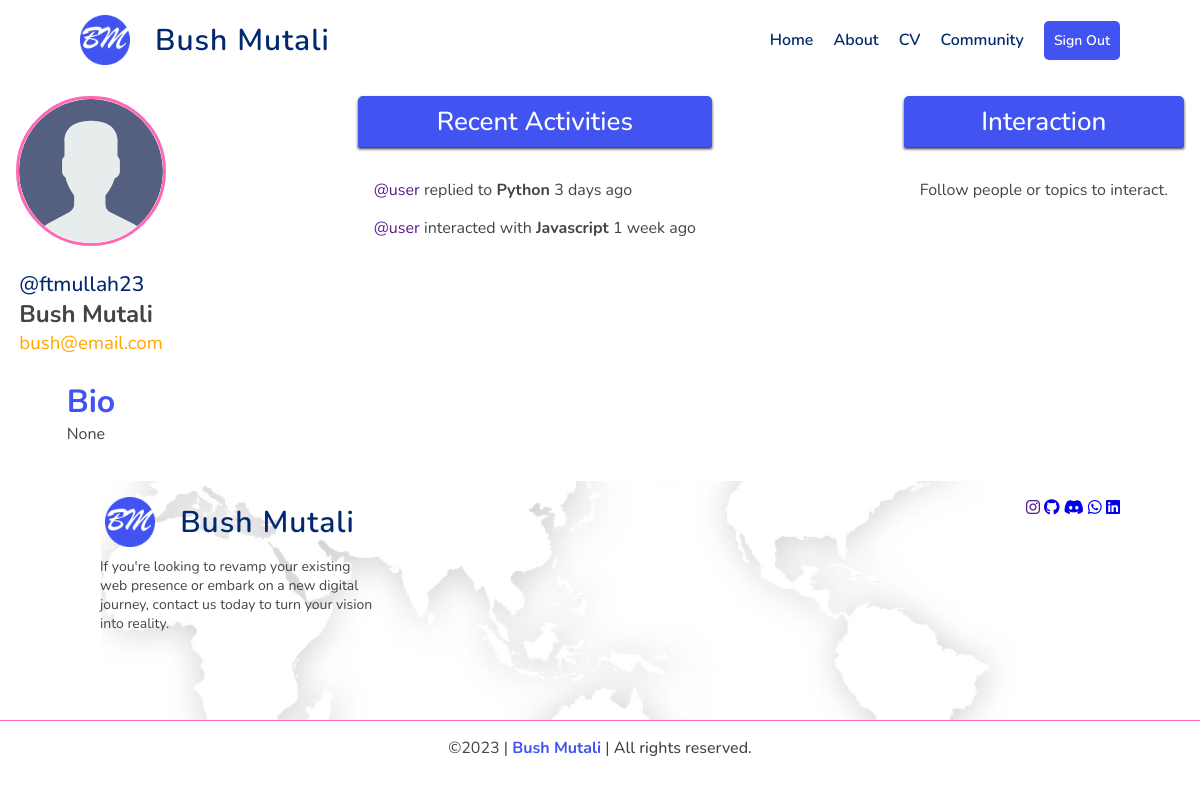
The app's page /profile/ (signed in) with its own data.
### userauth/models.py (models this page shows)
class User(AbstractUser):
    name = models.CharField(max_length=200, null=True, blank=True)
    email = models.EmailField(unique=True)
    bio = models.TextField(null=True, blank=True)
    avatar = models.ImageField(null=True, default="avatar.svg")
    USERNAME_FIELD = 'email'
    REQUIRED_FIELDS = []

### base/views.py (the view)
# urls.py: path('profile/', views.profile_page, name='profile'),
def profile_page(request):
    return render(request, 'base/profile.html')

### base/templates/base/profile.html
{% extends "main.html" %}
{% block content %}
<div class="profile-page">
    <div class="profile-row">
        <div class="profile-img">
            <img src="{{user.avatar.url}}" alt="">
        </div>
        <div class="details">
            <h1>@{{user.username}}</h1>
            <h2>{{user.name}}</h2>
            <h3>{{user.email}}</h3>
        </div>
        <div class="user-info">
            <h1>Bio</h1>
            <p>{{user.bio}}</p>
        </div>
    </div>
    <div class="profile-row">
        <div class="profile-row-head">
            <h1>recent activities</h1>
        </div>
        <div class="user-activities">
            <span><a href="">@user</a> replied to <strong> Python </strong> 3 days ago</span>
            <span><a href="">@user</a> interacted with <strong> Javascript </strong> 1 week ago</span>
        </div>
    </div>
    <div class="profile-row">
        <div class="profile-row-head">
            <h1>interaction</h1>
        </div>
        <div class="user-activities">
            <span>Follow people or topics to interact.</span>
        </div>
    </div>
</div>
{% endblock content %}

### static/styles/main.css (style rules this page uses)
* { padding: 0; margin: 0; box-sizing: border-box; text-rendering: optimizeLegibility; font-family: var(--nunito); }
html { scroll-behavior: smooth; }
:root { --blue: #4154f1; --text-main: #444444; --text-alt: #012970; --orange: #FFA500; --Lawn-Green: #7CFC00; --Hot-Pink: #FF69B4; --white: #ffffff; --open-sans: 'Open Sans', sans-serif; --nunito: "Nunito", sans-serif; --color-1: #451952; --color-2: #662549; --color-3: #AE445A; --color-4: #F39F5A; }
body { color: var(--text-main); }
.profile-page { display: flex; align-items: flex-start; justify-content: space-between; width: 100%; }
.profile-page .profile-row { display: flex; align-items:center; justify-content: center; flex-direction: column; grid-gap: 24px; padding: 1rem; }
.profile-row-head { width: 100%; background: var(--blue); color: var(--white); border-top-right-radius: 5px; border-top-left-radius: 5px; text-align: center; padding: .5rem; box-shadow: 0 2px 3px rgba(0,0,0, .8); }
.profile-row-head h1 { font-size: 26px; font-weight: 500; text-transform: capitalize; }
.user-activities { display: flex; align-items: flex-start; justify-content: center; flex-direction: column; width: 100%; padding: 0 1rem; }
.user-activities span { width: 100%; padding: .5rem 0; word-wrap: break-word; }
.user-activities span a { text-decoration: none; }
.profile-img { width:150px; height: 150px; border-radius: 50%; object-fit: cover; overflow: hidden; border: 3px solid var(--Hot-Pink); position: relative; }
.profile-img img { width: 100%; }
.details h1 { color: var(--text-alt); font-weight: 500; font-size: 21px; }
.details h2 { text-transform: capitalize; color: var(--text-main); }
.details h3 { font-weight: 400; color: var(--orange); }
.user-info h1 { color: var(--blue); }
.user-info p { word-wrap: break-word; }

### records on screen
User: avatar (placeholder picture), username "ftmullah23", name "Bush Mutali", email "bush@email.com", bio "None"
